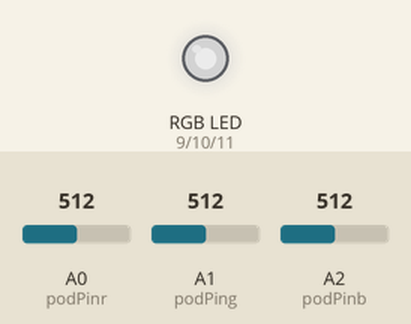
Recording of a sketch running on a simulated Arduino Uno, built with avr-gcc and run on an emulated ATmega328P. Shown: an RGB LED mixed from three pins (HIGH = lit). The inputs (shaded band) are chosen by the test bench; at power-on: A0 (podPinr) = 512, A1 (podPing) = 512, A2 (podPinb) = 512. Dim RGB values are drawn brighter than linear.

Above: at 1.2 s.
1.3 s: A0 (podPinr) set to 716
At 1.8 s:
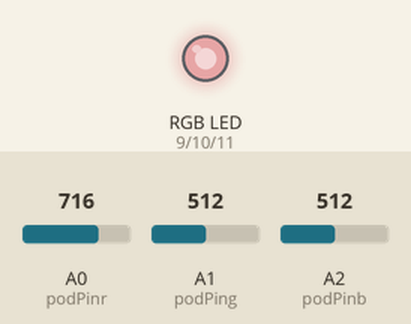
2.8 s: A1 (podPing) set to 716
At 4.0 s:
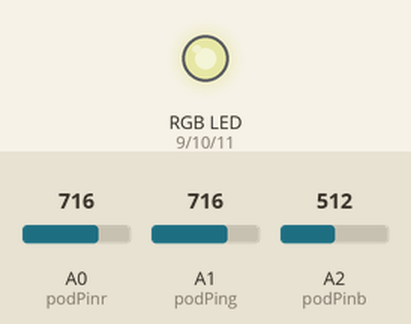
4.3 s: A2 (podPinb) set to 716
At 5.3 s:
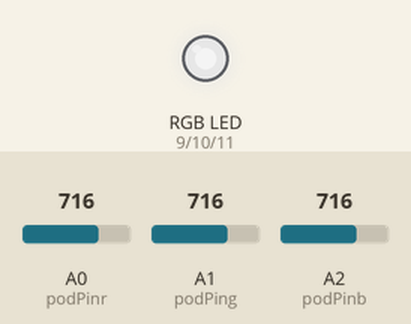
5.8 s: A0 (podPinr) set to 900
At 6.4 s:
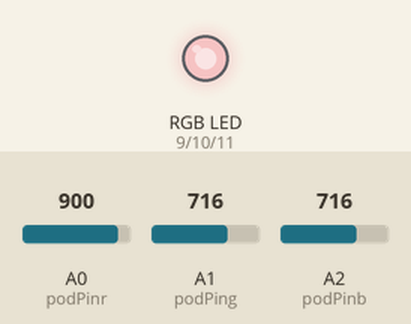
7.3 s: A1 (podPing) set to 900
At 7.6 s:
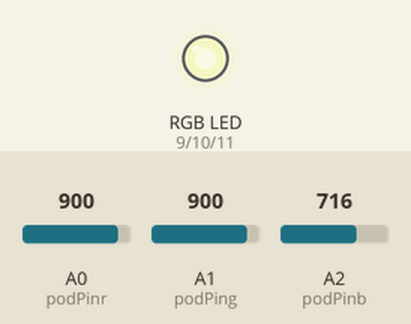
8.8 s: A2 (podPinb) set to 900
At 9.9 s:
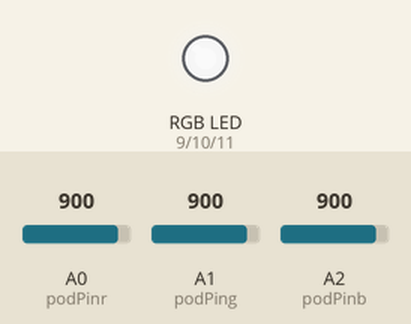
Timing chart, 0 to 11.3 s (numbered marks = the images above; inputs shaded):
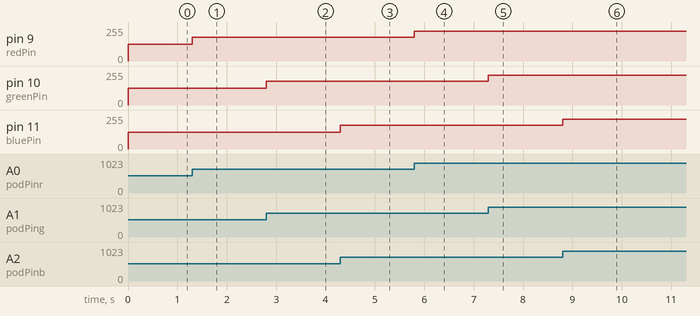

The sketch:

Laboratory_2.ino
```cpp
const int redPin = 9;
const int greenPin = 10;
const int bluePin = 11;
const int podPinr = A0;
const int podPing = A1;
const int podPinb = A2;
void setup() {
  // put your setup code here, to run once:
  pinMode(redPin, OUTPUT);
  pinMode(greenPin, OUTPUT);
  pinMode(bluePin, OUTPUT);
  pinMode(podPinr, INPUT);
  pinMode(podPing, INPUT);
  pinMode(podPinb, INPUT);
  Serial.begin(9600);

}

void loop() {
  // put your main code here, to run repeatedly:
  int podValr = analogRead(podPinr);
  podValr = map(podValr, 0, 1023, 0, 255);

  int podValg = analogRead(podPing);
  podValg = map(podValg, 0, 1023, 0, 255);

  int podValb = analogRead(podPinb);
  podValb = map(podValb, 0, 1023, 0, 255);
  analogWrite(redPin, podValr);
  analogWrite(greenPin, podValg);
  analogWrite(bluePin, podValb);

}
```

Measured:
- after the input at 1.3 s, pin 9 (redPin): 127/255 → 178/255 at once
- after the input at 2.8 s, pin 10 (greenPin): 127/255 → 178/255 at once
- after the input at 4.3 s, pin 11 (bluePin): 127/255 → 178/255 at once
- after the input at 5.8 s, pin 9 (redPin): 178/255 → 224/255 at once
- after the input at 7.3 s, pin 10 (greenPin): 178/255 → 224/255 at once
- after the input at 8.8 s, pin 11 (bluePin): 178/255 → 224/255 at once
